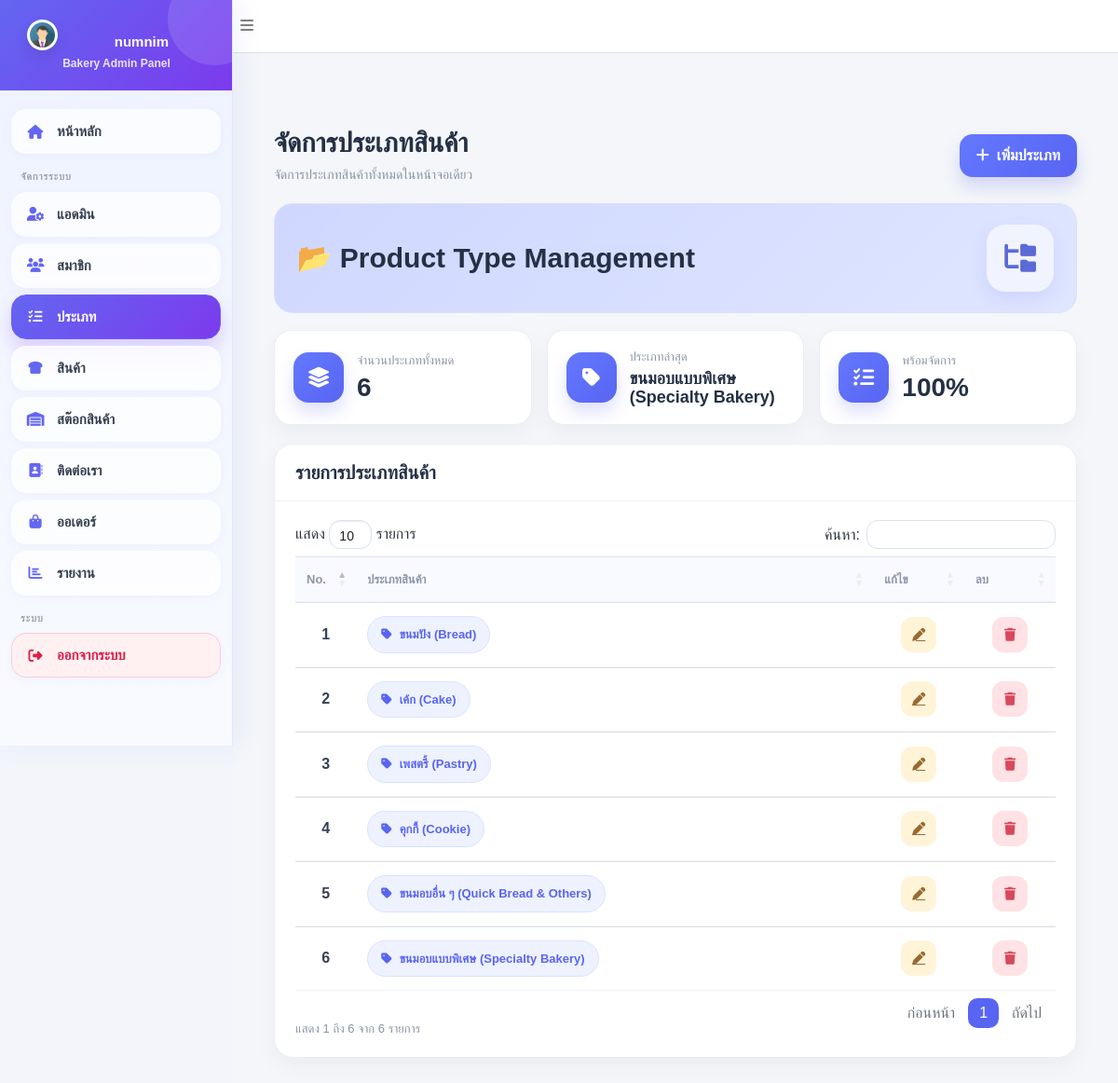
The app's page /admin/type.php (signed in) with its own data.
### tables this page shows
CREATE TABLE `tbl_type` (
  `type_id` int(11) NOT NULL,
  `type_name` varchar(100) NOT NULL
);

### admin/type_list.php (the view, shortened to what this page needs)
<?php
include '../condb.php';
$stmtType = $conn->prepare("
    SELECT * FROM tbl_type
    ORDER BY type_id ASC
");
$stmtType->execute();
$resultType = $stmtType->fetchAll();
?>
<!DOCTYPE html>
<html lang="th">
<head>
    <link rel="stylesheet" href="https://cdn.jsdelivr.net/npm/bootstrap@5.3.0/dist/css/bootstrap.min.css">
    <link rel="stylesheet" href="https://cdn.datatables.net/1.13.4/css/dataTables.bootstrap5.min.css">
    <link rel="stylesheet" href="https://cdnjs.cloudflare.com/ajax/libs/font-awesome/6.4.0/css/all.min.css">
</head>
<body>
    <div class="container-fluid page-wrap">
        <div class="page-head">
            <div>
                <h1 class="page-title">จัดการประเภทสินค้า</h1>
                <div class="page-subtitle">จัดการประเภทสินค้าทั้งหมดในหน้าจอเดียว</div>
            </div>
            <div class="page-action">
                <a href="type.php?act=add" class="btn btn-add">
                    <i class="fas fa-plus me-2"></i>เพิ่มประเภท
                </a>
            </div>
        </div>
        <div class="hero-card">
            <div>
                <h2 class="hero-title">📂 Product Type Management</h2>
            </div>
            <div class="hero-icon">
                <i class="fas fa-folder-tree"></i>
            </div>
        </div>
        <div class="stats-row">
            <div class="stat-card">
                <div class="stat-icon"><i class="fas fa-layer-group"></i></div>
                <div>
                    <div class="stat-label">จำนวนประเภททั้งหมด</div>
                    <div class="stat-value"><?= number_format(count($resultType)) ?></div>
                </div>
            </div>
            <div class="stat-card">
                <div class="stat-icon"><i class="fas fa-tag"></i></div>
                <div>
                    <div class="stat-label">ประเภทล่าสุด</div>
                    <div class="stat-value" style="font-size:18px;">
                        <?= !empty($resultType) ? htmlspecialchars($resultType[count($resultType) - 1]['type_name']) : '-' ?>
                    </div>
                </div>
            </div>
            <div class="stat-card">
                <div class="stat-icon"><i class="fas fa-list-check"></i></div>
                <div>
                    <div class="stat-label">พร้อมจัดการ</div>
                    <div class="stat-value">100%</div>
                </div>
            </div>
        </div>
        <div class="main-card">
            <div class="card-head">
                <div>
                    <h3 class="card-title">รายการประเภทสินค้า</h3>
                </div>
            </div>
            <div class="card-body-custom">
                <div class="table-responsive">
                    <table id="example1" class="table align-middle table-modern w-100">
                        <thead>
                            <tr>
                                <th style="width: 8%;">No.</th>
                                <th>ประเภทสินค้า</th>
                                <th style="width: 12%;">แก้ไข</th>
                                <th style="width: 12%;">ลบ</th>
                            </tr>
                        </thead>
                        <tbody>
                            <?php $runNumber = 1; ?>
                            <?php foreach ($resultType as $row_type): ?>
                            <tr>
                                <td class="text-center fw-bold"><?= $runNumber++; ?></td>
                                <td>
                                    <span class="type-badge">
                                        <i class="fas fa-tag"></i>
                                        <?= htmlspecialchars($row_type['type_name']); ?>
                                    </span>
                                </td>
                                <td class="text-center">
                                    <a href="type.php?act=edit&type_id=<?= (int)$row_type['type_id']; ?>"
                                        class="btn-action btn-edit" title="แก้ไข">
                                        <i class="fas fa-pen"></i>
                                    </a>
                                </td>
                                <td class="text-center">
                                    <button class="btn-action btn-delete"
                                        onclick="confirmDelete('<?= (int)$row_type['type_id']; ?>')" title="ลบ">
                                        <i class="fas fa-trash"></i>
                                    </button>
                                </td>
                            </tr>
                            <?php endforeach; ?>
                        </tbody>
                    </table>
                </div>
            </div>
        </div>
    </div>
</body>
</html>

### admin/menu.php (style rules this page uses)
body { margin: 0; font-family: 'Sarabun', sans-serif; }
.wrapper, .content, .container-fluid, .card, .hero-card, .filter-card, .table-card, .report-card, .main-card { position: relative; z-index: 1; }

### admin/type_list.php (style rules this page uses)
body { background: #f3f5fb; font-family: 'Prompt', sans-serif; color: #2f3542; }
.page-wrap { padding: 24px; }
.page-head { display: flex; justify-content: space-between; align-items: center; gap: 14px; flex-wrap: wrap; margin-bottom: 20px; }
.page-title { margin: 0; font-size: 28px; font-weight: 800; color: #253045; }
.page-subtitle { margin-top: 6px; font-size: 14px; color: #8a94a6; }
.page-action .btn-add { border: none; border-radius: 14px; padding: 11px 18px; font-weight: 700; background: linear-gradient(135deg, #6478ff, #5865f2); color: #fff; box-shadow: 0 10px 18px rgba(88, 101, 242, 0.22); }
.hero-card { background: linear-gradient(135deg, #cfd7ff 0%, #dfe6ff 100%); border-radius: 20px; border: 1px solid #d9e1fb; padding: 22px 24px; margin-bottom: 18px; display: flex; justify-content: space-between; align-items: center; gap: 18px; flex-wrap: wrap; }
.hero-title { margin: 0; font-size: 30px; font-weight: 800; color: #253045; }
.hero-icon { width: 72px; height: 72px; border-radius: 20px; background: rgba(255, 255, 255, 0.6); display: flex; align-items: center; justify-content: center; font-size: 30px; color: #5c6ad8; box-shadow: 0 8px 20px rgba(99, 102, 241, 0.12); }
.stats-row { display: grid; grid-template-columns: repeat(3, 1fr); gap: 16px; margin-bottom: 20px; }
.stat-card { background: #fff; border: 1px solid #e9edf5; border-radius: 18px; box-shadow: 0 10px 24px rgba(15, 23, 42, 0.04); padding: 18px 20px; display: flex; align-items: center; gap: 14px; }
.stat-icon { width: 54px; height: 54px; border-radius: 16px; background: linear-gradient(135deg, #6478ff, #5865f2); color: #fff; display: flex; align-items: center; justify-content: center; font-size: 22px; flex-shrink: 0; box-shadow: 0 10px 18px rgba(88, 101, 242, 0.20); }
.stat-label { color: #8b95a7; font-size: 13px; margin-bottom: 5px; }
.stat-value { font-size: 28px; font-weight: 800; color: #253045; line-height: 1.1; }
.main-card { background: #fff; border: 1px solid #e9edf5; border-radius: 20px; box-shadow: 0 10px 24px rgba(15, 23, 42, 0.04); overflow: hidden; }
.card-head { padding: 18px 22px; border-bottom: 1px solid #eef2f7; display: flex; justify-content: space-between; align-items: center; gap: 12px; flex-wrap: wrap; }
.card-title { margin: 0; font-size: 20px; font-weight: 800; color: #253045; }
.card-body-custom { padding: 20px 22px; }
table.dataTable { margin-top: 0 !important; }
.table-modern thead th, table.dataTable thead th { background: #f8faff !important; color: #8d96a8 !important; font-size: 13px; font-weight: 700; border-bottom: 1px solid #edf1f7 !important; padding: 14px 12px !important; }
.table-modern tbody td, table.dataTable tbody td { padding: 14px 12px !important; vertical-align: middle; border-bottom: 1px solid #f0f3f8; color: #364152; background: #fff; }
.table>:not(caption)>*>* { box-shadow: none !important; }
.type-badge { display: inline-flex; align-items: center; gap: 8px; background: #eef2ff; color: #5865f2; padding: 9px 14px; border-radius: 999px; font-size: 13px; font-weight: 700; border: 1px solid #dbe2ff; }
.btn-action { width: 38px; height: 38px; border: none; border-radius: 12px; display: inline-flex; align-items: center; justify-content: center; font-size: 14px; transition: 0.2s ease; }
.btn-edit { background: #fff4d8; color: #9a6a2f; }
.btn-delete { background: #ffe2e5; color: #d8485c; }

### records on screen
tbl_type: type_name "ขนมอบแบบพิเศษ (Specialty Bakery)"
tbl_type: type_name "ขนมปัง (Bread)"
tbl_type: type_name "เค้ก (Cake)"
tbl_type: type_name "เพสตรี้ (Pastry)"
tbl_type: type_name "คุกกี้ (Cookie)"
tbl_type: type_name "ขนมอบอื่น ๆ (Quick Bread & Others)"

### other values on screen
$_SESSION['m_name'] "numnim"
count($resultType) "6"
